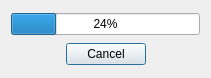
<?xml version="1.0" encoding="UTF-8"?>
<ui version="4.0">
 <class>Dialog</class>
 <widget class="QDialog" name="Dialog">
  <property name="windowModality">
   <enum>Qt::ApplicationModal</enum>
  </property>
  <property name="geometry">
   <rect>
    <x>0</x>
    <y>0</y>
    <width>211</width>
    <height>78</height>
   </rect>
  </property>
  <property name="windowTitle">
   <string>Dialog</string>
  </property>
  <layout class="QVBoxLayout" name="verticalLayout">
   <item>
    <widget class="QProgressBar" name="progressBar">
     <property name="value">
      <number>24</number>
     </property>
     <property name="alignment">
      <set>Qt::AlignCenter</set>
     </property>
    </widget>
   </item>
   <item>
    <layout class="QHBoxLayout" name="horizontalLayout">
     <item>
      <spacer name="horizontalSpacer">
       <property name="orientation">
        <enum>Qt::Horizontal</enum>
       </property>
       <property name="sizeHint" stdset="0">
        <size>
         <width>40</width>
         <height>20</height>
        </size>
       </property>
      </spacer>
     </item>
     <item>
      <widget class="QPushButton" name="pushButton_cancel">
       <property name="text">
        <string>Cancel</string>
       </property>
      </widget>
     </item>
     <item>
      <spacer name="horizontalSpacer_2">
       <property name="orientation">
        <enum>Qt::Horizontal</enum>
       </property>
       <property name="sizeHint" stdset="0">
        <size>
         <width>40</width>
         <height>20</height>
        </size>
       </property>
      </spacer>
     </item>
    </layout>
   </item>
  </layout>
 </widget>
 <resources/>
 <connections/>
</ui>
